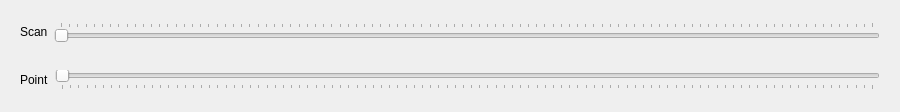
<?xml version="1.0" encoding="UTF-8"?>
<ui version="4.0">
 <class>WidgetSelPointScanClass</class>
 <widget class="QWidget" name="WidgetSelPointScanClass">
  <property name="geometry">
   <rect>
    <x>0</x>
    <y>0</y>
    <width>900</width>
    <height>112</height>
   </rect>
  </property>
  <property name="sizePolicy">
   <sizepolicy hsizetype="Preferred" vsizetype="Maximum">
    <horstretch>0</horstretch>
    <verstretch>0</verstretch>
   </sizepolicy>
  </property>
  <property name="maximumSize">
   <size>
    <width>16777215</width>
    <height>112</height>
   </size>
  </property>
  <property name="windowTitle">
   <string>Form</string>
  </property>
  <layout class="QGridLayout" name="gridLayout">
   <property name="sizeConstraint">
    <enum>QLayout::SetMaximumSize</enum>
   </property>
   <item row="0" column="0">
    <widget class="QWidget" name="widgetScans" native="true">
     <layout class="QGridLayout" name="gridLayout_2">
      <item row="0" column="0">
       <widget class="QLabel" name="label">
        <property name="sizePolicy">
         <sizepolicy hsizetype="Preferred" vsizetype="Maximum">
          <horstretch>0</horstretch>
          <verstretch>0</verstretch>
         </sizepolicy>
        </property>
        <property name="text">
         <string>Scan</string>
        </property>
       </widget>
      </item>
      <item row="0" column="1">
       <widget class="QSlider" name="sliderScans">
        <property name="orientation">
         <enum>Qt::Horizontal</enum>
        </property>
        <property name="invertedAppearance">
         <bool>false</bool>
        </property>
        <property name="tickPosition">
         <enum>QSlider::TicksAbove</enum>
        </property>
       </widget>
      </item>
     </layout>
    </widget>
   </item>
   <item row="1" column="0">
    <widget class="QWidget" name="widgetPoints" native="true">
     <layout class="QGridLayout" name="gridLayout_3">
      <item row="0" column="0">
       <widget class="QLabel" name="label_2">
        <property name="text">
         <string>Point</string>
        </property>
       </widget>
      </item>
      <item row="0" column="1">
       <widget class="QSlider" name="sliderPoints">
        <property name="orientation">
         <enum>Qt::Horizontal</enum>
        </property>
        <property name="tickPosition">
         <enum>QSlider::TicksBelow</enum>
        </property>
       </widget>
      </item>
     </layout>
    </widget>
   </item>
  </layout>
 </widget>
 <resources/>
 <connections/>
</ui>
